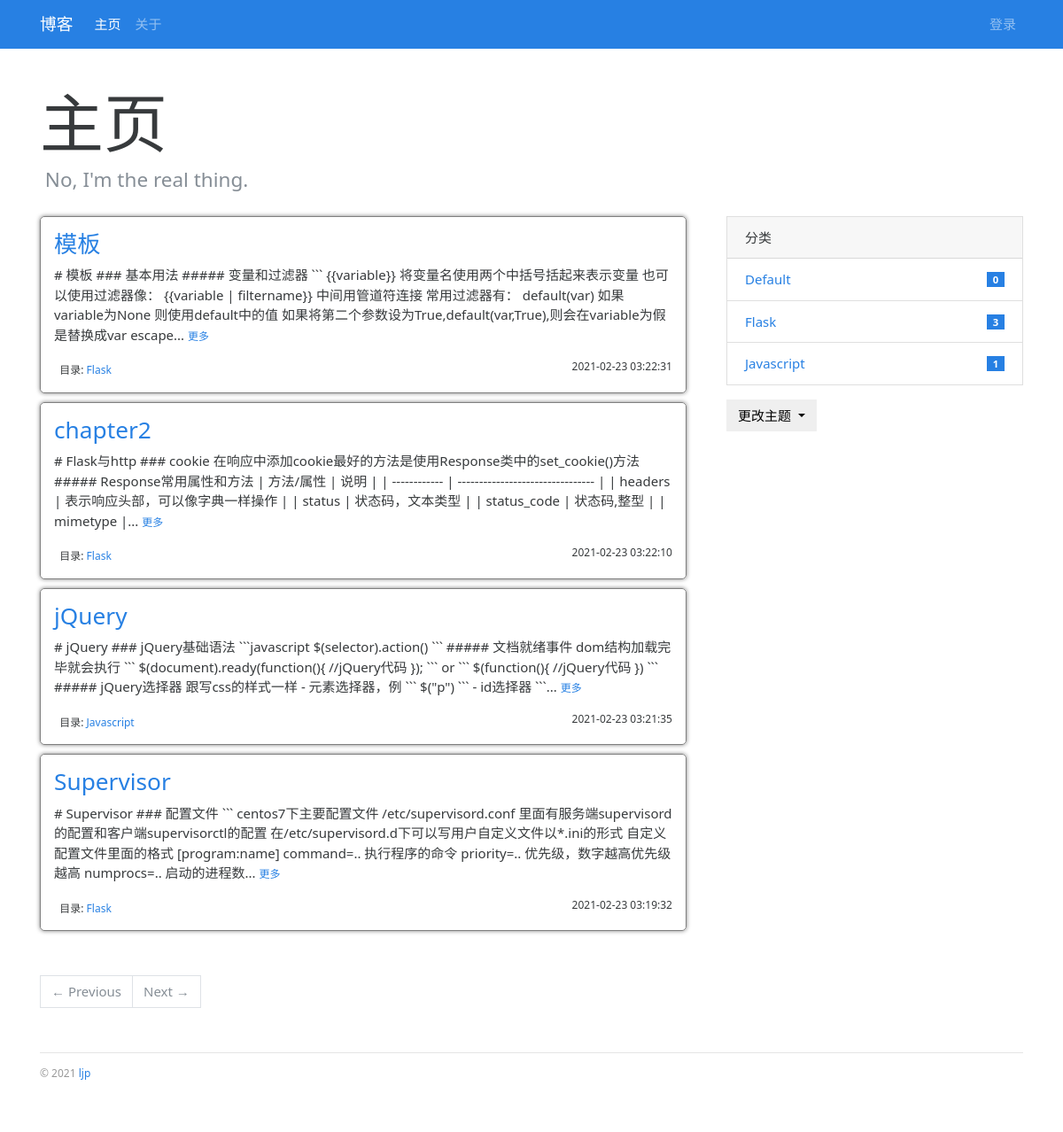
The page / on the database its author committed.
### myblog/models.py (models this page shows, shortened)
class Admin(db.Model,UserMixin):
    id=db.Column(db.Integer,primary_key=True)
    username=db.Column(db.String(20))
    password_hash=db.Column(db.String(128))
    blog_title=db.Column(db.String(60))
    blog_sub_title=db.Column(db.String(100))
    name=db.Column(db.String(30))
    about=db.Column(db.Text)

class Post(db.Model):
    id=db.Column(db.Integer,primary_key=True)
    title=db.Column(db.String(60))
    body=db.Column(db.Text)
    timestamp=db.Column(db.DateTime,default=datetime.utcnow,index=True)
    category_id=db.Column(db.Integer,db.ForeignKey('category.id'))
    category=db.relationship('Category',back_populates='posts')

class Category(db.Model):
    id=db.Column(db.Integer,primary_key=True)
    name=db.Column(db.String(30),unique=True)
    posts=db.relationship('Post',back_populates='category')

### myblog/blueprints/blog.py (the view)
@blog_bp.route('/')
def index():
    page=request.args.get('page',1,type=int)
    per_page=current_app.config['BLUELOG_POST_PER_PAGE']
    pagination=Post.query.order_by(Post.timestamp.desc()).paginate(page,per_page=per_page)
    posts=pagination.items
    return render_template('blog/index.html',pagination=pagination,posts=posts)

### myblog/__init__.py (called while the page is built)
def register_template_context(app):
    @app.context_processor
    def make_template_context():
        admin=Admin.query.first()
        categories=Category.query.order_by(Category.name).all()
        links=Link.query.order_by(Link.name).all()
        return dict(
            admin=admin,categories=categories,
            links=links
        )

def register_request_handlers(app):
    @app.after_request
    def query_profiler(response):
        for q in get_debug_queries():
            if q.duration >= app.config['BLUELOG_SLOW_QUERY_THRESHOLD']:
                app.logger.warning(
                    'Slow query: Duration: %fs\n Context: %s\nQuery: %s\n '
                    % (q.duration, q.context, q.statement)
                )
        return response

### myblog/templates/blog/index.html
{% extends 'base.html' %}
{% from 'bootstrap/pagination.html' import render_pager %}
{% block content %}
    <div class="page-header">
        <h1 class="display-3">主页</h1>
        <h4 class="text-muted">&nbsp;{{ admin.blog_sub_title|default('Blog Subtitle') }}</h4>
    </div>
    <div class="row">
        <div class="col-sm-8">
            {% include 'blog/_posts.html' %}
            {% if posts %}
                <div class="page-footer">{{ render_pager(pagination) }}</div>
            {% endif %}
        </div>
        <div class="col-sm-4 sidebar">
            {% include 'blog/_sidebar.html' %}
        </div>
    </div>
{% endblock %}

### myblog/templates/blog/_posts.html (shortened to what this page needs)
{% if posts %}
    {% for post in posts %}
        <section class="article_about">
            <h3 class="text-primary"><a href="{{ url_for('.show_post_by_name', name=post.title) }}">{{ post.title }}</a></h3>
            <p>
                {{ post.body|striptags|truncate }}
                <small><a href="{{ url_for('blog.show_post_by_name', name=post.title) }}">更多</a></small>
            </p>
            <small>
            &nbsp;
                目录: <a
                    href="{{ url_for('.show_category', category_id=post.category.id) }}">{{ post.category.name }}</a>
                <span class="float-right">{{ post.timestamp.strftime('%Y-%m-%d %H:%M:%S') }}</span>
            </small>
        </section>
    {% endfor %}
{% endif %}

### myblog/templates/blog/_sidebar.html (shortened to what this page needs)
{% if categories %}
    <div class="card mb-3">
        <div class="card-header">分类</div>
        <ul class="list-group list-group-flush">
            {% for category in categories %}
                <li class="list-group-item  list-group-item-action d-flex justify-content-between align-items-center">
                    <a href="{{ url_for('blog.show_category_by_name', name=category.name) }}">
                        {{ category.name }}
                    </a>
                    <span class="badge badge-primary badge-pill"> {{ category.posts|length }}</span>
                </li>
            {% endfor %}
        </ul>
    </div>
{% endif %}
<div class="dropdown">
    <button class="btn btn-default dropdown-toggle" type="button" id="dropdownMenuButton"
            data-toggle="dropdown" aria-haspopup="true" aria-expanded="false">
        更改主题
    </button>
</div>

### myblog/static/css/style.css (style rules this page uses)
nav { margin-bottom: 20px; }
.page-header { padding-top: 20px; padding-bottom: 20px; }
.sidebar { padding-left: 30px; }
.page-footer { padding-top: 40px; }
body { display:flex; flex-flow:column; min-height:100vh; }
.article_about { box-shadow:0 0 5px 0px grey; padding:15px; border:1px grey solid; border-radius:5px; margin-bottom:10px; }

### rows shown on the page
Admin: blog_sub_title "No, I'm the real thing."
Post: title "模板", body "# 模板 ### 基本用法 ##### 变量和过滤器 ``` {{variable}} 将变量名使用两个中括号括起来表示变量 也可以使用过滤器像： {{variable | filtername}} 中间用管道符连接 常用过滤器有： default(var) 如果variable为None 则使用default中的值 如果将第二个参数设为True,default(var,True),则会在variable为假是替换成var escape...", category.name "Flask", timestamp "2021-02-23 03:22:31"
Post: title "chapter2", body "# Flask与http ### cookie 在响应中添加cookie最好的方法是使用Response类中的set_cookie()方法 ##### Response常用属性和方法 | 方法/属性 | 说明 | | ------------ | -------------------------------- | | headers | 表示响应头部，可以像字典一样操作 | | status | 状态码，文本类型 | | status_code | 状态码,整型 | | mimetype |...", category.name "Flask", timestamp "2021-02-23 03:22:10"
Post: title "jQuery", body "# jQuery ### jQuery基础语法 ```javascript $(selector).action() ``` ##### 文档就绪事件 dom结构加载完毕就会执行 ``` $(document).ready(function(){ //jQuery代码 }); ``` or ``` $(function(){ //jQuery代码 }) ``` ##### jQuery选择器 跟写css的样式一样 - 元素选择器，例 ``` $(\"p\") ``` - id选择器 ```...", category.name "Javascript", timestamp "2021-02-23 03:21:35"
Post: title "Supervisor", body "# Supervisor ### 配置文件 ``` centos7下主要配置文件 /etc/supervisord.conf 里面有服务端supervisord的配置和客户端supervisorctl的配置 在/etc/supervisord.d下可以写用户自定义文件以*.ini的形式 自定义配置文件里面的格式 [program:name] command=.. 执行程序的命令 priority=.. 优先级，数字越高优先级越高 numprocs=.. 启动的进程数...", category.name "Flask", timestamp "2021-02-23 03:19:32"
Category: name "Default", posts|length "0"
Category: name "Flask", posts|length "3"
Category: name "Javascript", posts|length "1"

### other values the page prints
{{ render_nav_item('blog.index', '主页') }} "主页"
{{ render_nav_item('blog.about', '关于') }} "关于"
{{ render_pager(pagination) }} "← Previous Next →"
